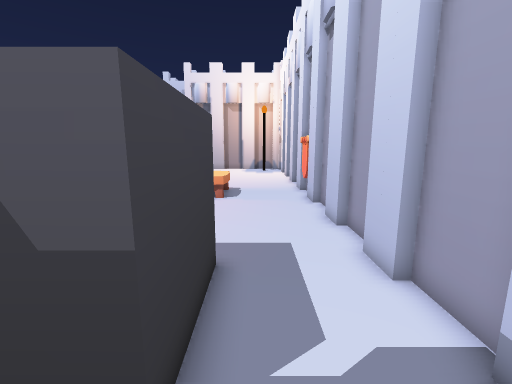
view 1 (above)

17 first-person views from a walk through a scene from a Unity 3-D project. The camera is 1.3 m above the floor, tilts 10° down and sees 90° across. The floor is counted in squares, 0.45 m on a side. Each view is taken from the middle of a square. On the plan, view 1 faces up. The plan holds only what a view shows up to about 19 squares ahead; the rest is blank. The place goes on beyond the plan. The player character is not drawn. Some animated figures are not drawn.

view 2
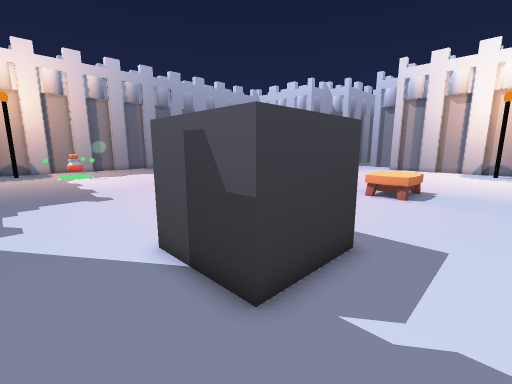

view 3
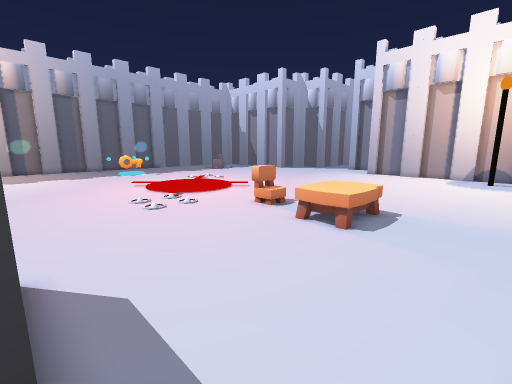

view 4
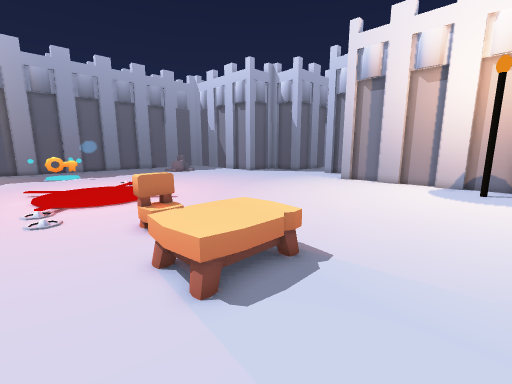

view 5
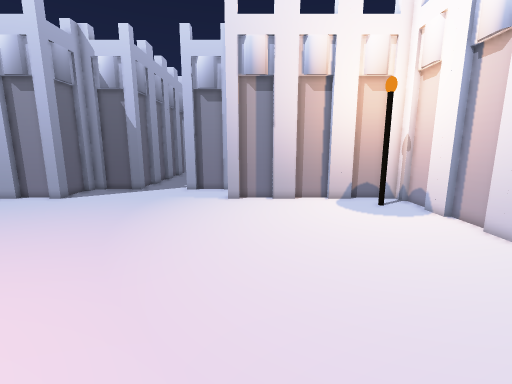

view 6
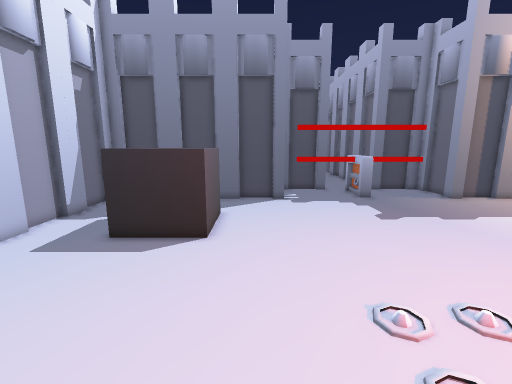

view 7
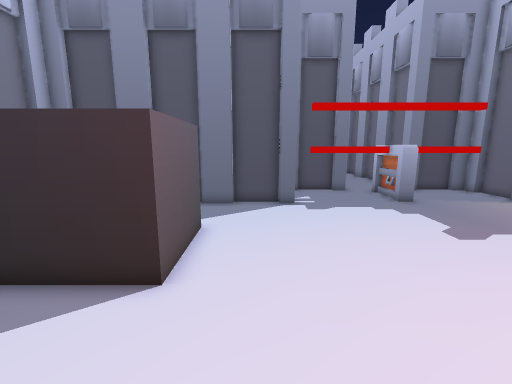

view 8
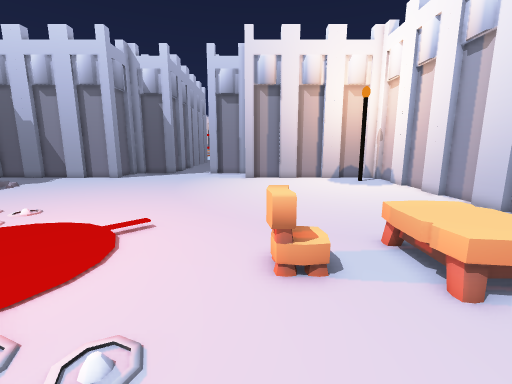

view 9
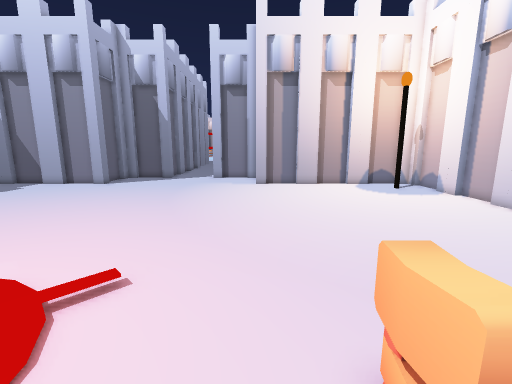

view 10
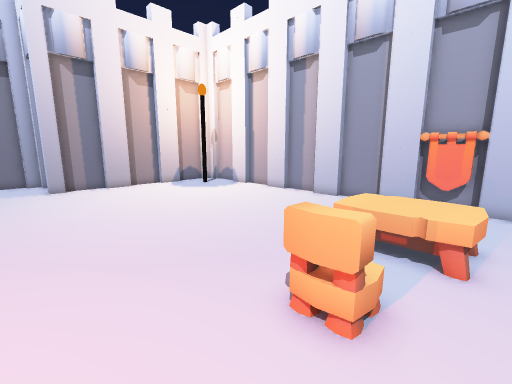

view 11
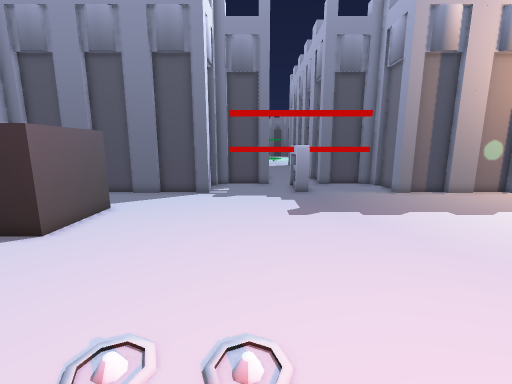

view 12
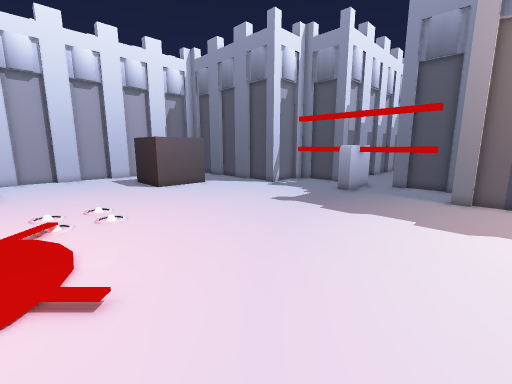

view 13
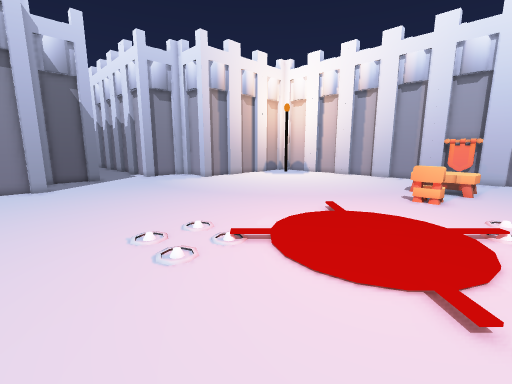

view 14
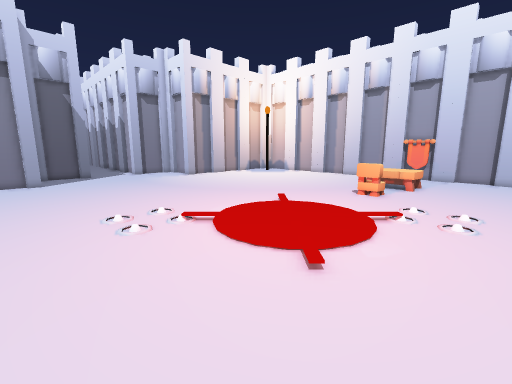

view 15
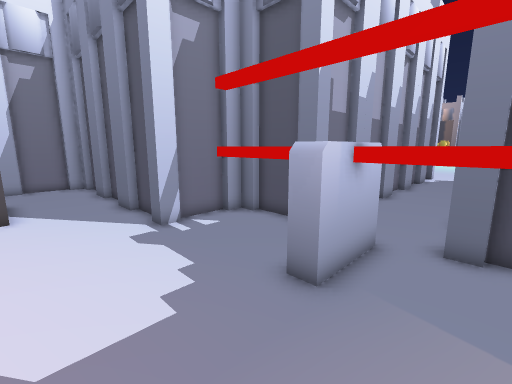

view 16
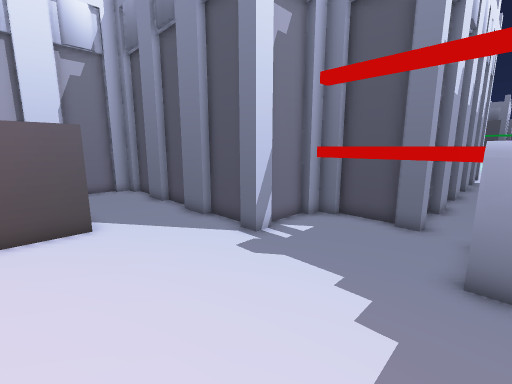

view 17
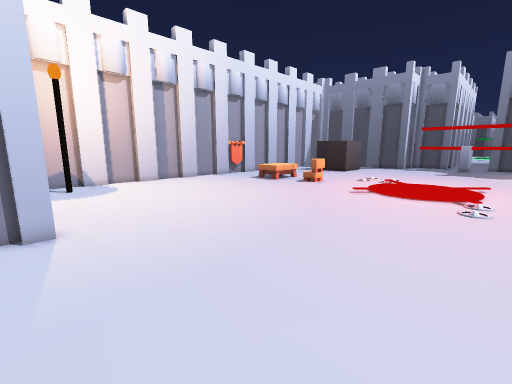

### Floor plan
Key: @ floor where view 1 was taken; # wall or solid block; . main floor; : floor 0.25 m higher than the main floor; / step, stairs or slope; ^ raised ledge; O other object.
Columns run from 23 left of view 1 to 4 right of it. Each row starts with its distance up from view 1.
 35 ###... .......##
 34 ###...........#############
 33 ..........................#
 32 ........................O.#
 31 ..........................#
 30 ..........................#
 29 ..........................#
 28 ..........................#
 27 ..........................#
 26 ..........................#
 25 ..........................#
 24 ..........................#
 23 ..........................#
 22 ..........................#
 21 ..........................#
 20 ..........................#
 19 ...../...../..............##
 18 ......:   :........OOO....##
 17 ......     ....O/..OOO....O#
 16 ......     ....//..OOO....O#
 15 ......     ....O/..OOO....##
 14 ......:   :........OOO....#
 13 ...../...../..............#
 12 ..........................#
 11 ..........................#
 10 ..........................#
  9 ..........................#
  8 ..........................#
  7 ..........................#
  6 ..................^^^^^...#
  5 ..................^   ^...#
  4 ..................^^^^^...#
  3 ..................^   ^...#
  2 ..................^^^^^...#
  1 ..........................#
  0 .......................@..#
 -1 ..........................#
 -2 ###.....O.....#############
 -3  ##.....O.....##
 -4   #OOOOOOOOOOO#
 -5   #.....O.....#
 -6   ##### O #####

Where each view was taken, in squares from view 1:
view 1: 0 up, 0 right, facing up
view 2: 1 down, 2 right, facing up-left
view 3: 6 up, 2 right, facing up-left
view 4: 12 up, 2 right, facing up-left
view 5: 16 up, 7 left, facing up
view 6: 16 up, 7 left, facing down
view 7: 11 up, 7 left, facing down
view 8: 10 up, 8 left, facing up
view 9: 14 up, 9 left, facing up
view 10: 14 up, 11 left, facing up-right
view 11: 14 up, 12 left, facing down
view 12: 14 up, 23 left, facing down-right
view 13: 13 up, 23 left, facing up-right
view 14: 10 up, 23 left, facing up-right
view 15: 2 up, 18 left, facing down-right
view 16: 4 up, 15 left, facing down-right
view 17: 35 up, 19 left, facing down-right
